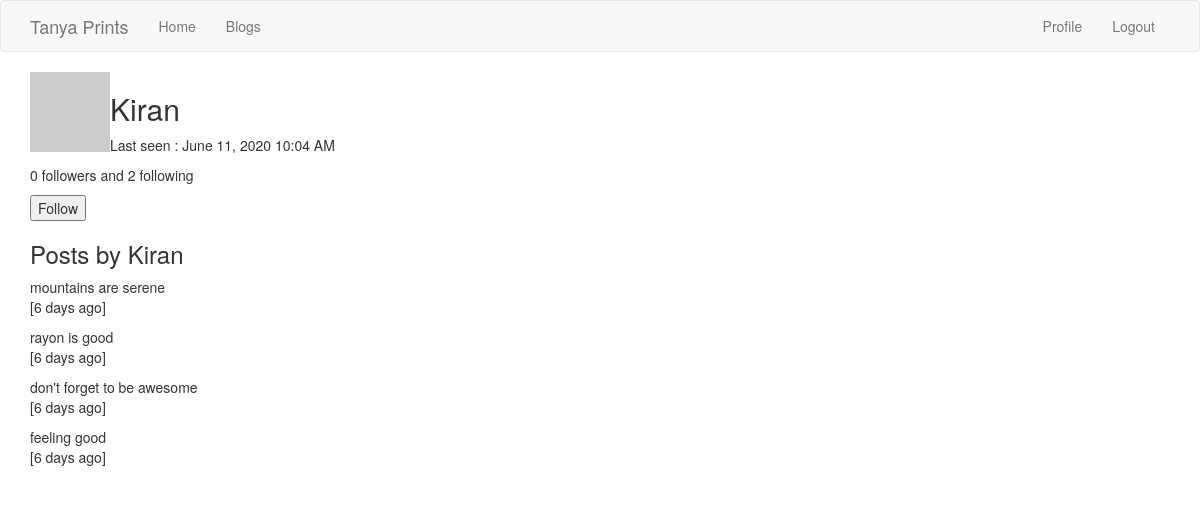
/user/kiran (signed in), run on the app's committed database.
### app/models.py (models this page shows, shortened)
class User(UserMixin, db.Model):
	id = db.Column(db.Integer, primary_key = True)
	username = db.Column(db.String(32), index = True, unique = True)
	email = db.Column(db.String(64), unique=True)
	password_hash = db.Column(db.String(128))
	about_me = db.Column(db.String(256))
	last_seen = db.Column(db.DateTime, default=datetime.utcnow)
	blogs = db.relationship('Blog', backref='author', lazy='dynamic')
	followed = db.relationship(
				'User', secondary=followers,
				 primaryjoin=(followers.c.follower_id == id),
				 secondaryjoin=(followers.c.followed_id == id),
				 backref=db.backref('followers', lazy='dynamic'),
				 lazy='dynamic')
	def avatar(self, size):
		digest = md5(self.email.lower().encode('utf-8')).hexdigest()
		return 'https://www.gravatar.com/avatar/{}?d=identicon&s={}'.format(digest, size)
	def is_following(self,user):
		return self.followed.filter(followers.c.followed_id == user.id).count()>0

class Blog(db.Model):
	id = db.Column(db.Integer, primary_key = True)
	title = db.Column(db.String(128), unique=True)
	time_stamp = db.Column(db.DateTime, index=True, default=datetime.utcnow)
	body = db.Column(db.String(512))
	user_id = db.Column(db.Integer, db.ForeignKey('user.id'))
	language = db.Column(db.String(5))

### app/routes.py (the view)
@app.route('/user/<username>')
@login_required
def user(username):
		user = User.query.filter_by(username=username).first_or_404()
		page = request.args.get('page',1,type=int)
		posts = user.blogs.order_by(Blog.time_stamp.desc())\
				.paginate(page, app.config['POST_PER_PAGE'], False)
		next_url = url_for('user', username=user.username, page=posts.next_num)\
					if posts.has_next else None
		prev_url = url_for('user', username=user.username, page=posts.prev_num)\
					if posts.has_prev else None
		form = FollowForm()
		return render_template('user.html', posts=posts.items, user=user,\
					form=form, next_url=next_url, prev_url=prev_url)

### app/forms.py
class FollowForm(FlaskForm):
	submit = SubmitField('Submit')

### app/models.py (called while the page is built)
@login.user_loader
def load_user(id):
	return User.query.get(int(id))

### app/routes.py (called while the page is built)
@app.before_request
def before_request():
	if current_user.is_authenticated:
		current_user.last_seen = datetime.utcnow()
		db.session.commit()

### app/templates/user.html (shortened to what this page needs)
{% extends "base.html" %}
{%block app_content%}
	<table>
		<tr valign='top'>
			<td><img src = {{ user.avatar(50) }}, padding: 20px /></td>
			<td>
			<h2>{{user.username.title()}}</h2>
			{% if user.last_seen %}
			<p>Last seen : {{moment(user.last_seen).format('LLL')}}</p>
			{% endif %}
			</td>
		</tr>
	</table>
	<p>{{user.followers.count()}} followers and {{user.followed.count()}} following </p>
	{%if user==current_user %}
	<p><a href="{{url_for('edit_profile')}}">Edit your Profile</a></p>
	{%elif not current_user.is_following(user)%}
	<p>
		<form action="{{url_for('follow', username=user.username)}}", method='post'>
			{{form.submit(value='Follow')}}
		</form>
	</p>
	{%endif%}
	<div>
	{% if current_user == user%}
	<h3>Your Posts</h3>
	{%else%}
	<h3>Posts by {{user.username.title()}}</h3>
	{%endif%}
	{% for post in posts %}
		<p>{{post.body}}<br>
		   [{{moment(post.time_stamp).fromNow()}}]
		</p>
	{% endfor %}
{%endblock%}

### data on the page
User: username "Kiran", last_seen "June 11, 2020 10:04 AM"
Blog: body "mountains are serene", time_stamp "6 days ago"
Blog: body "rayon is good", time_stamp "6 days ago"
Blog: body "don't forget to be awesome", time_stamp "6 days ago"
Blog: body "feeling good", time_stamp "6 days ago"

### other printed values
{{ user.followers.count() }} "0"
{{ user.followed.count() }} "2"
